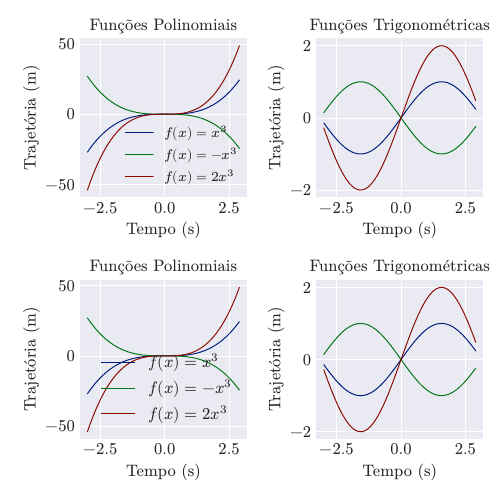

Python code for this plot:
import matplotlib.pyplot as plt
import numpy as np

x = np.arange(-3,3,0.1)

def f(x):
    return x**3

def g(x):
    return np.sin(x)

plt.style.use(['seaborn-v0_8-darkgrid', 'seaborn-v0_8-dark-palette'])
# plt.style.use(['ggplot', 'seaborn-v0_8-dark-palette'])
plt.rcParams.update({
    'font.family': 'serif',
    'font.size': 12,
    'pgf.texsystem': 'xelatex',
    # 'pgf.preamble':  r'\usepackage{stix2}\usepackage[scale=0.88]{inter}',
    # 'pgf.preamble': r'\usepackage{unicode-math,fontspec}\setmathfont{STIX Two Math}\setsansfont{Inter}[Scale=0.88]',
    'pgf.preamble': r'\usepackage[default]{fontsetup}',
    # 'pgf.preamble': r'\usepackage{unicode-math,fontspec}\setmathfont{STIX Two Math}\setmainfont{STIX Two Text}\setsansfont{TeX Gyre Heros}[LetterSpace=-0.2]',
    'pgf.rcfonts' : False
})

fig, ((ax1,ax2), (ax3,ax4)) =  plt.subplots(2,2, figsize=(5,5)) # figsize=(5,x)

ax1.plot(x,f(x), label='$f(x) = x^3$')
ax1.plot(x,-f(x), label='$f(x) = -x^3$')
ax1.plot(x,2*f(x), label='$f(x) = 2x^3$')
ax1.set_title('Funções Polinomiais', fontsize=12)
# Measure unit is upright
ax1.set_xlabel('Tempo (s)')
ax1.set_ylabel('Trajetória (m)')
ax1.legend(fontsize=10)


ax2.set_xlabel('Tempo (s)')
ax2.set_ylabel('Trajetória (m)')
ax2.plot(x,g(x))
ax2.plot(x,-g(x))
ax2.plot(x,2*g(x))
ax2.set_title('Funções Trigonométricas', fontsize=12)

ax3.plot(x,f(x), label='$f(x) = x^3$')
ax3.plot(x,-f(x), label='$f(x) = -x^3$')
ax3.plot(x,2*f(x), label='$f(x) = 2x^3$')
ax3.set_title('Funções Polinomiais', fontsize=12)
ax3.set_xlabel('Tempo (s)')
ax3.set_ylabel('Trajetória (m)')
ax3.legend()


ax4.set_xlabel('Tempo (s)')
ax4.set_ylabel('Trajetória (m)')
ax4.plot(x,g(x))
ax4.plot(x,-g(x))
ax4.plot(x,2*g(x))
ax4.set_title('Funções Trigonométricas', fontsize=12)


fig.tight_layout(pad=1)
fig.savefig('plot_style.pdf', backend='pgf')
